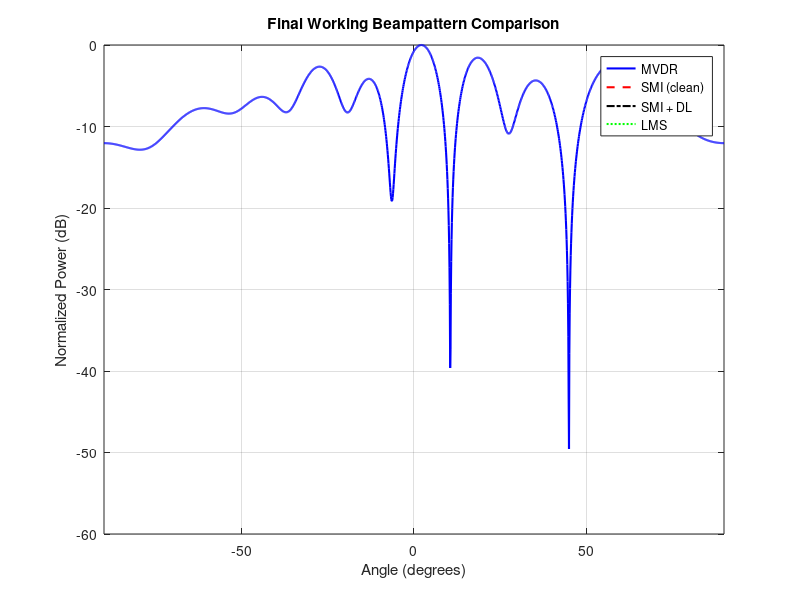

MATLAB code for this plot:

% Final Working Beampattern Comparison: MVDR, SMI, DL-SMI, LMS
clear; clc;

%% Parameters
N = 10;
d = 0.5;
theta_scan = -90:0.1:90;
snapshots = 2000;
theta_desired = 10;
theta_jammer = 45;
SNR_dB = 40;
INR_dB = 30;
alpha = 0.1;
mu = 0.05;

a = @(theta) exp(1j*2*pi*d*(0:N-1)'*sind(theta));

%% Generate signals
s = sqrt(10^(SNR_dB/10)) * (randn(1, snapshots) + 1j * randn(1, snapshots)) / sqrt(2);
j = sqrt(10^(INR_dB/10)) * (randn(1, snapshots) + 1j * randn(1, snapshots)) / sqrt(2);
noise = (randn(N, snapshots) + 1j * randn(N, snapshots)) / sqrt(2);

a_s = a(theta_desired);
a_j = a(theta_jammer);

X_full = a_s * s + a_j * j + noise;
X_jn = a_j * j + noise;

%% Covariance matrices
R_mvdr = (X_full * X_full') / snapshots;
R_smi = (X_jn * X_jn') / snapshots;
R_dl = R_smi + alpha * eye(N);

%% Weights
w_mvdr = (R_mvdr \ a_s) / (a_s' * (R_mvdr \ a_s));
w_smi  = (R_smi  \ a_s) / (a_s' * (R_smi  \ a_s));
w_dl   = (R_dl   \ a_s) / (a_s' * (R_dl   \ a_s));

%% LMS
w_lms = zeros(N,1);
for n = 1:snapshots
    x_n = X_full(:,n);
    e = s(n) - w_lms' * x_n;
    w_lms = w_lms + mu * x_n * conj(e);
end

%% Beampatterns
P_mvdr = zeros(size(theta_scan));
P_smi  = zeros(size(theta_scan));
P_dl   = zeros(size(theta_scan));
P_lms  = zeros(size(theta_scan));

for i = 1:length(theta_scan)
    a_theta = a(theta_scan(i));
    P_mvdr(i) = abs(w_mvdr' * a_theta).^2;
    P_smi(i)  = abs(w_smi'  * a_theta).^2;
    P_dl(i)   = abs(w_dl'   * a_theta).^2;
    P_lms(i)  = abs(w_lms'  * a_theta).^2;
end

%% Safe normalization
eps_val = 1e-12;
P_mvdr = max(P_mvdr, eps_val);
P_smi  = max(P_smi,  eps_val);
P_dl   = max(P_dl,   eps_val);
P_lms  = max(P_lms,  eps_val);

P_mvdr = 10*log10(P_mvdr / max(P_mvdr));
P_smi  = 10*log10(P_smi  / max(P_mvdr));
P_dl   = 10*log10(P_dl   / max(P_mvdr));
P_lms  = 10*log10(P_lms  / max(P_mvdr));

%% Plot
figure;
plot(theta_scan, P_mvdr, 'b-', 'LineWidth', 1.5); hold on;
plot(theta_scan, P_smi,  'r--', 'LineWidth', 1.5);
plot(theta_scan, P_dl,   'k-.', 'LineWidth', 1.5);
plot(theta_scan, P_lms,  'g:',  'LineWidth', 1.5);
xlabel('Angle (degrees)');
ylabel('Normalized Power (dB)');
title('Final Working Beampattern Comparison');
legend('MVDR', 'SMI (clean)', 'SMI + DL', 'LMS');
grid on;
axis([-90 90 -60 0]);
